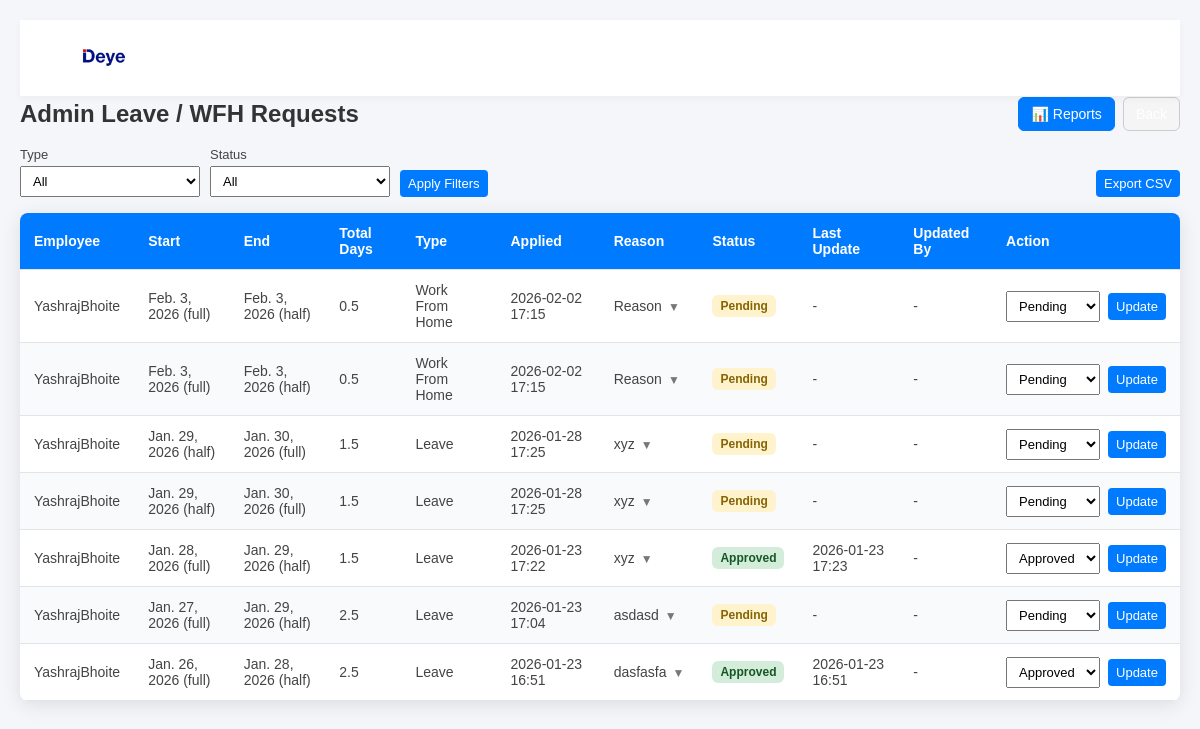
The page /leave/admin/ (signed in) on the database its author committed.
### forms/models.py (models this page shows, shortened)
class LeaveRequest(models.Model):
    LEAVE_STATUS_CHOICES = [
        ('pending', 'Pending'),
        ('approved', 'Approved'),
        ('rejected', 'Rejected'),
    ]
    LEAVE_TYPE_CHOICES = [
        ('leave', 'Leave'),
        ('wfh', 'Work From Home'),
    ]
    DAY_PORTION_CHOICES = [
        ('full', 'Full Day'),
        ('half', 'Half Day'),
    ]
    user = models.ForeignKey(User, on_delete=models.CASCADE)
    leave_type = models.CharField(max_length=20, choices=LEAVE_TYPE_CHOICES)
    start_date = models.DateField()
    end_date = models.DateField()
    start_breakdown = models.CharField(max_length=10, choices=DAY_PORTION_CHOICES, default='full')
    end_breakdown = models.CharField(max_length=10, choices=DAY_PORTION_CHOICES, default='full')
    reason = models.TextField(blank=True)
    status = models.CharField(max_length=20, choices=LEAVE_STATUS_CHOICES, default='pending')
    total_days = models.FloatField(default=0.0)
    applied_at = models.DateTimeField(auto_now_add=True)
    status_changed_at = models.DateTimeField(blank=True, null=True)
    status_changed_by = models.ForeignKey(User, on_delete=models.SET_NULL, null=True, blank=True, related_name='updated_leaves')

### forms/views.py (the view)
# urls.py: path('leave/admin/', views.leave_admin, name='leave_admin'),
@login_required
@user_passes_test(_is_admin)
def leave_admin(request):
    leaves = LeaveRequest.objects.select_related('user', 'status_changed_by').order_by('-applied_at')
    status_filter = request.GET.get('status')
    type_filter = request.GET.get('type')
    if status_filter:
        leaves = leaves.filter(status=status_filter)
    if type_filter:
        leaves = leaves.filter(leave_type=type_filter)
    return render(request, 'leave/admin_leave_list.html', {
        'leaves': leaves,
        'status_filter': status_filter or '',
        'type_filter': type_filter or '',
    })

### forms/views.py (called while the page is built)
def _is_admin(user):
    return user.is_authenticated and user.is_staff

### forms/templates/leave/admin_leave_list.html (shortened to what this page needs)
{% load static %}
<!DOCTYPE html>
<html lang="en">
<head>
</head>
<body>
    <div class="nav-header">
        <div class="logo-section">
            <a href="/" style="text-decoration: none;">
                <img src="{% static 'admin/Images/logo-deye-300x225.webp' %}" alt="DEYE">
            </a>
        </div>
    </div>
    <div style="display:flex; justify-content:space-between; align-items:center; margin-bottom:16px;">
        <h2 style="margin:0;">Admin Leave / WFH Requests</h2>
        <div class="header-actions">
            <a href="{% url 'forms:leave_admin_report' %}" class="btn-report">
                📊 Reports
            </a>
            <button type="button" onclick="history.back();" class="btn-back">
            </button>
        </div>
    </div>
    <div class="filter-bar">
        <form method="get" class="filter-group">
            <label>
                Type
                <select name="type">
                    <option value="" {% if not type_filter %}selected{% endif %}>All</option>
                </select>
            </label>
            <label>
                Status
                <select name="status">
                    <option value="" {% if not status_filter %}selected{% endif %}>All</option>
                </select>
            </label>
            <button type="submit">Apply Filters</button>
        </form>
        <form method="get" action="{% url 'forms:leave_export_csv' %}" class="inline">
            <button type="submit">Export CSV</button>
        </form>
    </div>
    <table>
        <thead>
            <tr>
                <th>Employee</th>
                <th>Start</th>
                <th>End</th>
                <th>Total Days</th>
                <th>Type</th>
                <th>Applied</th>
                <th>Reason</th>
                <th>Status</th>
                <th>Last Update</th>
                <th>Updated By</th>
                <th>Action</th>
            </tr>
        </thead>
        <tbody>
            {% for leave in leaves %}
            <tr>
                <td>{{ leave.user.get_username }}</td>
                <td>{{ leave.start_date }} ({{ leave.start_breakdown }})</td>
                <td>{{ leave.end_date }} ({{ leave.end_breakdown }})</td>
                <td>{{ leave.total_days }}</td>
                <td>{{ leave.get_leave_type_display }}</td>
                <td>{{ leave.applied_at|date:"Y-m-d H:i" }}</td>
                <td>
                    {% if leave.reason %}
                        <details>
                            <summary>{{ leave.reason|truncatechars:40 }}</summary>
                        </details>
                    {% else %}
                        -
                    {% endif %}
                </td>
                <td>
                    <span class="badge {{ leave.status }}">
                        {{ leave.status|title }}
                    </span>
                </td>
                <td>{{ leave.status_changed_at|date:"Y-m-d H:i"|default:"-" }}</td>
                <td>
                    {% if leave.status_changed_by %}
                        {{ leave.status_changed_by.get_username }}
                    {% else %}
                        -
                    {% endif %}
                </td>
                <td>
                    <form method="post" action="{% url 'forms:update_leave_status' leave.id %}" class="inline">
                        <select name="status">
                            <option value="pending" {% if leave.status == 'pending' %}selected{% endif %}>Pending</option>
                            <option value="approved" {% if leave.status == 'approved' %}selected{% endif %}>Approved</option>
                        </select>
                        <button type="submit">Update</button>
                    </form>
                </td>
            </tr>
            {% empty %}
            <tr>
                <td colspan="11" style="text-align:center; padding:16px;">
                    No leave requests
                </td>
            </tr>
            {% endfor %}
        </tbody>
    </table>
</body>
</html>

### forms/templates/leave/admin_leave_list.html (style rules this page uses)
body { margin:0; font-family: Arial, sans-serif; background: #f4f6f9; padding: 20px; }
h2 { text-align: center; color: #333; margin-bottom: 20px; }
table { width: 100%; border-collapse: collapse; background: #fff; box-shadow: 0 4px 20px rgba(0,0,0,0.1); border-radius: 8px; overflow: hidden; }
th, td { padding: 12px 14px; text-align: left; border-bottom: 1px solid #e1e4e8; font-size: 14px; color: #444; vertical-align: middle; }
th { background: #007bff; color: white; }
tr:nth-child(even) { background: #f9fafb; }
form.inline { display: inline-flex; gap: 8px; align-items: center; }
select, button { padding: 6px 8px; font-size: 13px; }
button { background: #007bff; color: white; border: none; border-radius: 4px; cursor: pointer; }
.badge { padding: 4px 8px; border-radius: 6px; font-weight: 600; font-size: 12px; display: inline-block; }
.pending { background: #fff3cd; color: #856404; }
.approved { background: #d4edda; color: #155724; }
.filter-bar { display: flex; flex-wrap: wrap; gap: 12px; justify-content: space-between; align-items: flex-end; margin-bottom: 16px; }
.filter-group { display: flex; gap: 10px; flex-wrap: wrap; align-items: flex-end; }
.filter-group label { display: flex; flex-direction: column; gap: 4px; font-size: 13px; color: #444; }
.filter-group select { min-width: 180px; }
details summary { cursor: pointer; list-style: none; }
details summary::after { content: '\25BC'; font-size: 12px; margin-left: 6px; color: #777; }
.header-actions { display: flex; gap: 8px; align-items: center; }
.btn-report { padding: 8px 12px; border: 1px solid #007bff; background: #007bff; color: white; border-radius: 6px; cursor: pointer; text-decoration: none; font-size: 14px; display: inline-block; transition: background 0.2s ease; }
.btn-back { padding: 8px 12px; border: 1px solid #ccc; background: #f5f5f5; border-radius: 6px; cursor: pointer; font-size: 14px; }
.nav-header { position: sticky; top: 0; background: rgba(255, 255, 255, 0.95); backdrop-filter: blur(20px); border-bottom: 1px solid rgba(0, 0, 0, 0.06); padding: 18px 60px; z-index: 1000; box-shadow: 0 2px 8px rgba(0, 0, 0, 0.04); }
.logo-section { display: flex; align-items: center; }
.logo-section img { height: 36px; object-fit: contain; }

### rows shown on the page
LeaveRequest: user.get_username "YashrajBhoite", start_date "Feb. 3, 2026", start_breakdown "full", end_date "Feb. 3, 2026", end_breakdown "half", total_days "0.5", leave_type "Work From Home", applied_at "2026-02-02 17:15", reason "Reason", status "Pending", status_changed_at "-"
LeaveRequest: user.get_username "YashrajBhoite", start_date "Feb. 3, 2026", start_breakdown "full", end_date "Feb. 3, 2026", end_breakdown "half", total_days "0.5", leave_type "Work From Home", applied_at "2026-02-02 17:15", reason "Reason", status "Pending", status_changed_at "-"
LeaveRequest: user.get_username "YashrajBhoite", start_date "Jan. 29, 2026", start_breakdown "half", end_date "Jan. 30, 2026", end_breakdown "full", total_days "1.5", leave_type "Leave", applied_at "2026-01-28 17:25", reason "xyz", status "Pending", status_changed_at "-"
LeaveRequest: user.get_username "YashrajBhoite", start_date "Jan. 29, 2026", start_breakdown "half", end_date "Jan. 30, 2026", end_breakdown "full", total_days "1.5", leave_type "Leave", applied_at "2026-01-28 17:25", reason "xyz", status "Pending", status_changed_at "-"
LeaveRequest: user.get_username "YashrajBhoite", start_date "Jan. 28, 2026", start_breakdown "full", end_date "Jan. 29, 2026", end_breakdown "half", total_days "1.5", leave_type "Leave", applied_at "2026-01-23 17:22", reason "xyz", status "Approved", status_changed_at "2026-01-23 17:23"
LeaveRequest: user.get_username "YashrajBhoite", start_date "Jan. 27, 2026", start_breakdown "full", end_date "Jan. 29, 2026", end_breakdown "half", total_days "2.5", leave_type "Leave", applied_at "2026-01-23 17:04", reason "asdasd", status "Pending", status_changed_at "-"
LeaveRequest: user.get_username "YashrajBhoite", start_date "Jan. 26, 2026", start_breakdown "full", end_date "Jan. 28, 2026", end_breakdown "half", total_days "2.5", leave_type "Leave", applied_at "2026-01-23 16:51", reason "dasfasfa", status "Approved", status_changed_at "2026-01-23 16:51"
